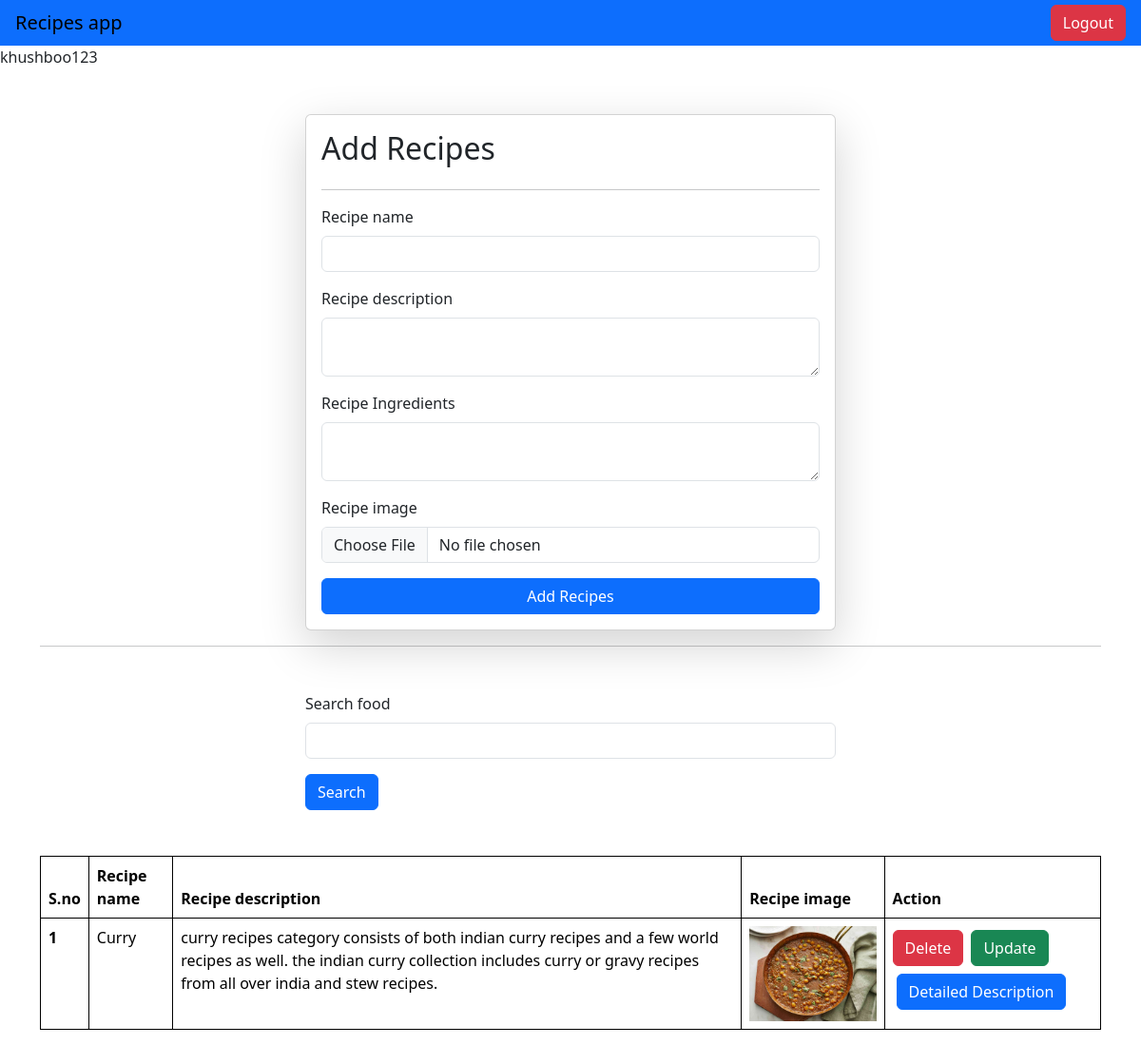
Page / (signed in) on the earlier database version.
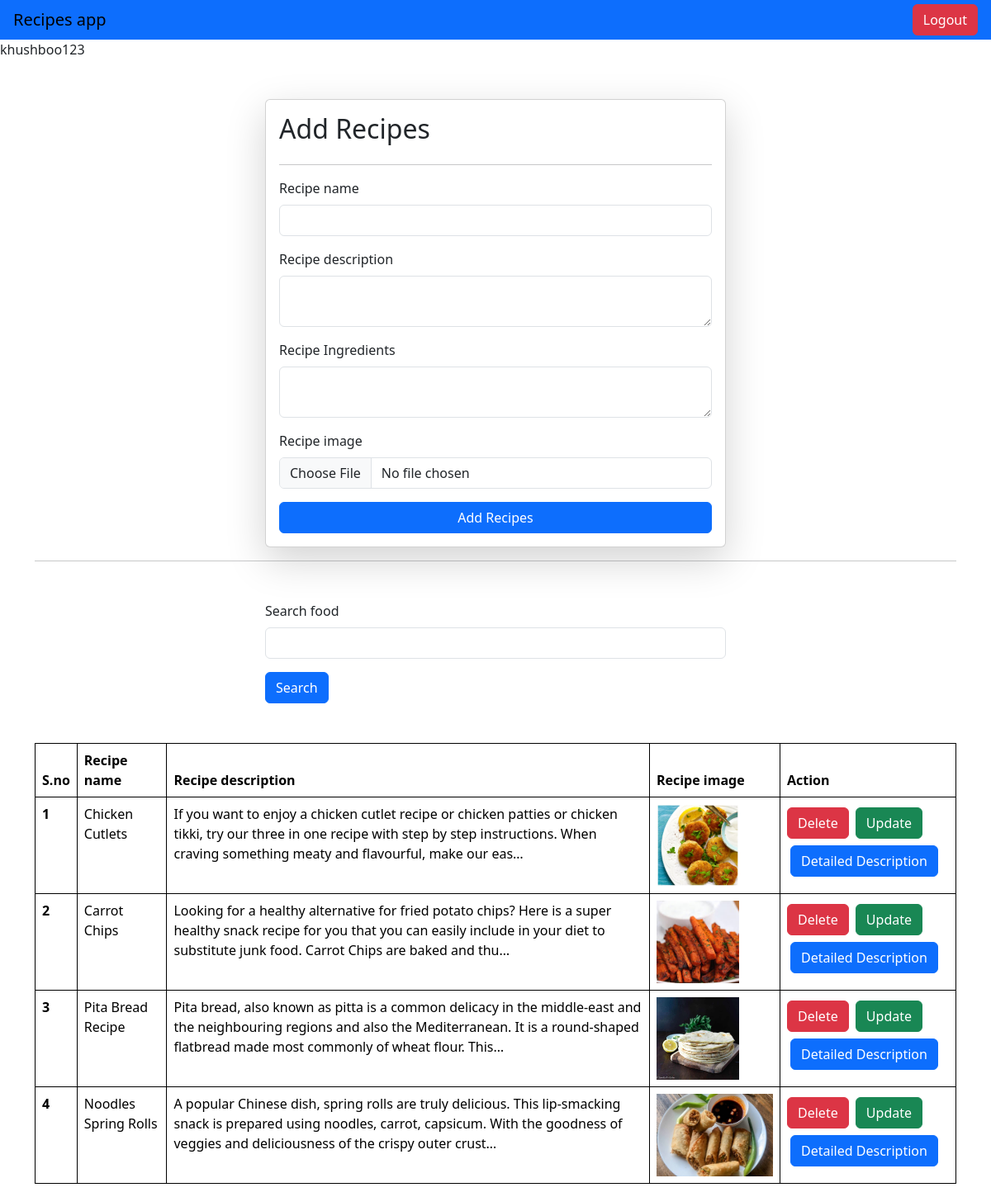
Same page on the later database version.
### home/models.py (models this page shows, shortened)
class Recipe(models.Model):
    user = models.ForeignKey(User, on_delete=models.SET_NULL, null=True, blank=True)
    recipe_name = models.CharField(max_length=100)
    recipe_description = models.TextField()
    recipe_image_base64 = models.TextField(null=True, blank=True)  # Store base64 string
    recipe_views_count = models.IntegerField(default=1)
    ingredients = models.TextField(blank=True, null=True)

### home/views.py (the view, shortened to what this page needs)
# urls.py: path("", recipe, name='recipe'),
@login_required(login_url="/Login/")
def recipe(request):
    queryset = Recipe.objects.all()
    if request.GET.get('search'):
        queryset = queryset.filter(recipe_name__icontains=request.GET.get('search'))
    context = {'recipes': queryset}
    return render(request, "index.html", context)

### home/templates/index.html (shortened to what this page needs)
{% extends "base.html" %}
{% block start %}
{{request.user}}
<div class="container mt-5">
    <form class="col-6 mx-auto card p-3 shadow-lg" method="post" enctype="multipart/form-data">
        <h2>Add Recipes</h2>
        <hr>
        <div class="mb-3">
            <label for="exampleInputEmail1" class="form-label">Recipe name</label>
            <input name="recipe_name" required type="text" class="form-control">
        </div>
        <div class="mb-3">
            <label for="exampleInputPassword1" class="form-label">Recipe description</label>
            <textarea name="recipe_description" class="form-control" required></textarea>
        </div>
        <div class="mb-3">
            <label for="exampleInputPassword1" class="form-label">Recipe Ingredients</label>
            <textarea name="ingredients" class="form-control" required></textarea>
        </div>
        <div class="mb-3">
            <label for="exampleInputPassword1" class="form-label">Recipe image</label>
            <input name="recipe_image" type="file" class="form-control">
        </div>
        <button type="submit" class="btn btn-primary">Add Recipes</button>
    </form>
    <hr>
    <form>
        <div class="mt-5">
            <div class="mx-auto col-6">
                <div class="mb-3">
                    <label for="exampleInputEmail1" class="form-label">Search food</label>
                    <input name="search" type="text" class="form-control">
                </div>
                <button type="submit" class="btn btn-primary">Search</button>
            </div>
        </div>
    </form>
<body>
    <table class="table mt-5">
        <thead>
            <tr>
                <th scope="col">S.no</th>
                <th scope="col">Recipe name</th>
                <th scope="col">Recipe description</th>
                <th scope="col">Recipe image</th>
                <th scope="col">Action</th>
            </tr>
        </thead>
        <tbody>
            {% for recipe in recipes %}
            <tr>
                <th scope="row">{{ forloop.counter }}</th>
                <td>{{ recipe.recipe_name }}</td>
                <td>{{ recipe.recipe_description|truncatechars:200 }}</td>
                <td>
                    {% if recipe.recipe_image_base64 %}
                        <img style="height:100px" alt="Recipe Image">
                    {% else %}
                        <span>No image available</span>
                    {% endif %}
                </td>
                <td>
                    <a href="{% url 'delete_recipe' recipe.id %}" class="btn btn-danger">Delete</a>
                    <a href="{% url 'update_recipe' recipe.id %}" class="btn btn-success m-1">Update</a>
                    <a href="{% url 'detailed_description' recipe.id %}" class="btn btn-primary m-1">Detailed Description</a>
                </td>
            </tr>
            {% endfor %}
        </tbody>
    </table>
</body>
{% endblock %}

### home/templates/base.html (shortened to what this page needs)
<!DOCTYPE html>
<html lang="en">
<head>
    <link href="https://cdn.jsdelivr.net/npm/bootstrap@5.3.3/dist/css/bootstrap.min.css" rel="stylesheet">
</head>
<body>
 <nav class="navbar dark p-1 bg-primary shadow-1g">
  <div class="container-fluid">
       <a class="navbar-brand">Recipes app</a>
    <form class="d-flex" role="search">
        {% if request.user.is_authenticated %}
           <a href="/logout_page/" class="btn btn-danger" type="submit">Logout</a>
        {% else %}
           <a href="/Login/" class="btn btn-success" type="submit">Login</a>
        {% endif %}
    </form>
  </div>
</nav>
     {% block start %}
     {% endblock %}
</body>
</html>

### home/templates/index.html (style rules this page uses)
table, th, td { border: 1px solid black; }

Differences in the rows shown:
removed Recipe: recipe_name "Curry", recipe_description "curry recipes category consists of both indian curry recipes and a few world recipes as well. the indian curry collection includes curry or gravy recipes from all over india and stew recipes."
added Recipe: recipe_name "Chicken Cutlets", recipe_description "If you want to enjoy a chicken cutlet recipe or chicken patties or chicken tikki, try our three in one recipe with step by step instructions. When craving something meaty and flavourful, make our eas…"
added Recipe: recipe_name "Carrot Chips", recipe_description "Looking for a healthy alternative for fried potato chips? Here is a super healthy snack recipe for you that you can easily include in your diet to substitute junk food. Carrot Chips are baked and thu…"
added Recipe: recipe_name "Pita Bread Recipe", recipe_description "Pita bread, also known as pitta is a common delicacy in the middle-east and the neighbouring regions and also the Mediterranean. It is a round-shaped flatbread made most commonly of wheat flour. This…"
added Recipe: recipe_name "Noodles Spring Rolls", recipe_description "A popular Chinese dish, spring rolls are truly delicious. This lip-smacking snack is prepared using noodles, carrot, capsicum. With the goodness of veggies and deliciousness of the crispy outer crust…"
